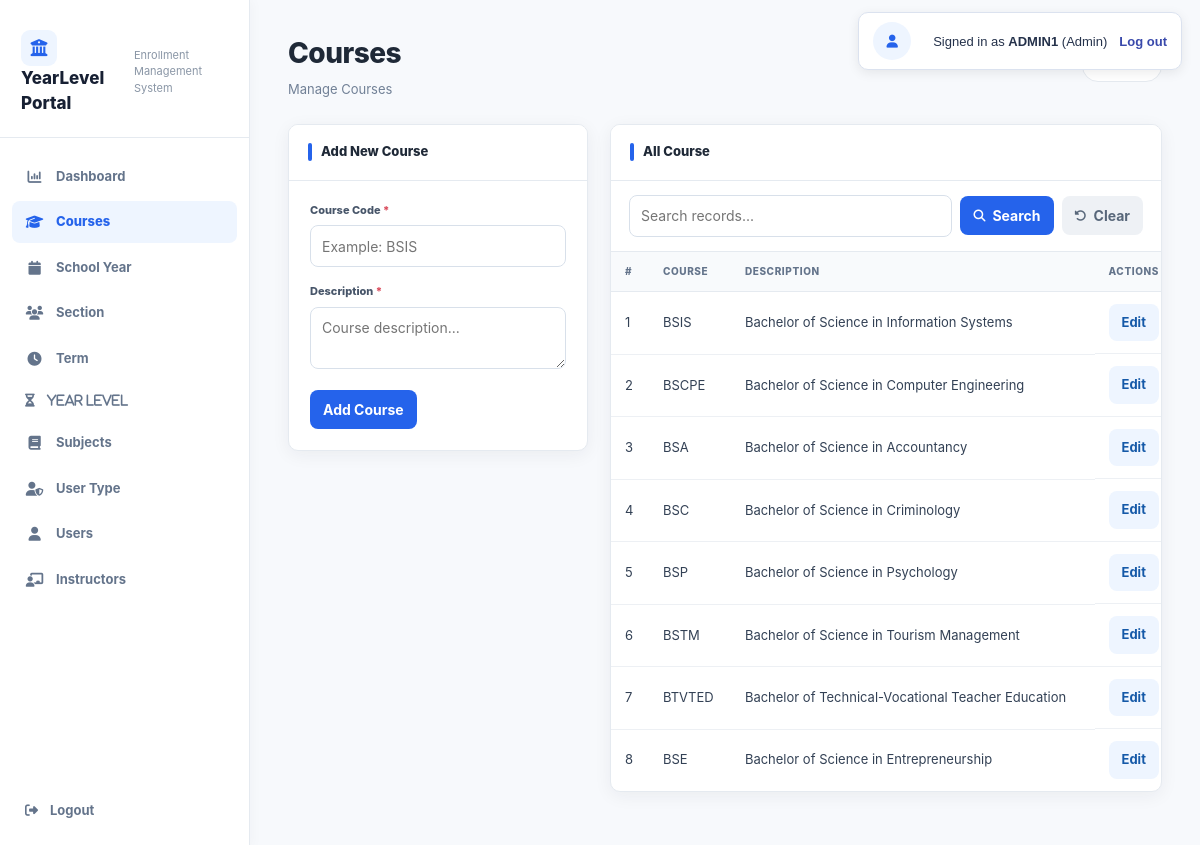
The page /course.php (signed in) on the database its author committed.
### tables this page shows
CREATE TABLE `tbl_course` (
  `ID` int(11) NOT NULL,
  `COURSE` varchar(255) NOT NULL,
  `DESCRIPTION` varchar(255) NOT NULL
);

### course.php (the view, shortened to what this page needs)
<?php
include 'db_connect.php';
$result = mysqli_query(
    $conn,
    "SELECT * FROM tbl_course"
);
?>
<!DOCTYPE html>
<html lang="en">
<head>
    <link rel="stylesheet" href="app.css">
    <link rel="stylesheet"
        href="https://cdnjs.cloudflare.com/ajax/libs/font-awesome/6.5.1/css/all.min.css">
</head>
<body>
<?php include __DIR__ . "/session_banner.php"; ?>
<div class="wrapper">
<aside class="sidebar">
    <div class="logo">
        <h2>YearLevel Portal</h2>
        <p>Enrollment Management System</p>
    </div>
    <nav class="menu">
        <a href="dashboard.php">
            <i class="fa-solid fa-chart-column"></i>
            Dashboard
        </a>
        <a href="course.php" class="active">
            <i class="fa-solid fa-graduation-cap"></i>
            Courses
        </a>
        <a href="schoolyear.php">
            <i class="fa-solid fa-calendar"></i>
            School Year
        </a>
        <a href="section.php">
            <i class="fa-solid fa-users"></i>
            Section
        </a>
        <a href="term.php">
            <i class="fa-solid fa-clock"></i>
            Term
        </a>
        <a href="yearlevel.php"
            <i class="fa-solid fa-hourglass-half"></i>
            Year Level
        </a>
        <a href="subjects.php">
            <i class="fa-solid fa-book"></i>
            Subjects
        </a>
        <a href="usertype.php">
            <i class="fa-solid fa-user-shield"></i>
            User Type
        </a>
            <a href="users.php"><i class="fa-solid fa-user"></i> Users</a>
            <a href="instructors.php">
                <i class="fa-solid fa-chalkboard-teacher"></i>
                Instructors
            </a>
    </nav>
    <a href="logout.php" class="logout-link"><i class="fa-solid fa-right-from-bracket"></i> Logout</a>
</aside>
<main class="main-content">
<div class="page-header">
    <div>
        <h1>Courses</h1>
        <p>
           Manage Courses
        </p>
    </div>
    <div class="record-count">
    </div>
</div>
<div class="content-grid">
<div class="card">
    <div class="card-header">
        Add New Course
    </div>
    <div class="card-body">
        <form method="POST">
            <div class="form-group">
                <label>
                    Course Code <span>*</span>
                </label>
                <input
                    type="text"
                    name="course"
                    placeholder="Example: BSIS"
                    required>
            </div>
            <div class="form-group">
                <label>
                    Description <span>*</span>
                </label>
                <textarea
                    name="description"
                    placeholder="Course description..."
                    required></textarea>
            </div>
            <button
                type="submit"
                name="add_course"
                class="add-btn">
                Add Course
            </button>
        </form>
    </div>
</div>
<div class="card table-card">
    <div class="card-header">
        All Course
    </div>
        <div class="search-bar">
            <form onsubmit="return filterTable(event);" class="search-form">
                <input type="text" id="tableSearch" placeholder="Search records..." autocomplete="off">
                <button type="submit" class="search-btn"><i class="fa-solid fa-magnifying-glass"></i> Search</button>
                <button type="button" class="clear-btn" onclick="clearSearch()"><i class="fa-solid fa-rotate-left"></i> Clear</button>
            </form>
        </div>
<div class="table-container">
        <table>
            <thead>
                <tr>
                    <th>#</th>
                    <th>COURSE</th>
                    <th>DESCRIPTION</th>
                    <th>ACTIONS</th>
                </tr>
            </thead>
            <tbody>
            <?php
            $count = 1;
            while ($row = mysqli_fetch_assoc($result)) {
            ?>
                <tr>
                    <td>
                        <?= $count++ ?>
                    </td>
                    <td>
                        <span class="year-badge">
                            <?= htmlspecialchars($row['COURSE']); ?>
                        </span>
                    </td>
                    <td>
                        <?= htmlspecialchars($row['DESCRIPTION']); ?>
                    </td>
                    <td class="actions">
                        <a href="course_edit.php?course=<?= urlencode($row['COURSE']); ?>">
                            <button
                                type="button"
                                class="edit-btn">
                                Edit
                            </button>
                        </a>
                    </td>
                </tr>
            <?php
            }
            ?>
            </tbody>
        </table>
    </div>
</div>
</div>
</main>
</div>
</body>
</html>

### rows shown on the page
tbl_course: COURSE "BSIS", DESCRIPTION "Bachelor of Science in Information Systems"
tbl_course: COURSE "BSCPE", DESCRIPTION "Bachelor of Science in Computer Engineering"
tbl_course: COURSE "BSA", DESCRIPTION "Bachelor of Science in Accountancy"
tbl_course: COURSE "BSC", DESCRIPTION "Bachelor of Science in Criminology"
tbl_course: COURSE "BSP", DESCRIPTION "Bachelor of Science in Psychology"
tbl_course: COURSE "BSTM", DESCRIPTION "Bachelor of Science in Tourism Management"
tbl_course: COURSE "BTVTED", DESCRIPTION "Bachelor of Technical-Vocational Teacher Education"
tbl_course: COURSE "BSE", DESCRIPTION "Bachelor of Science in Entrepreneurship"

### other values the page prints
$session_display_name "ADMIN1"
$session_role "Admin"
